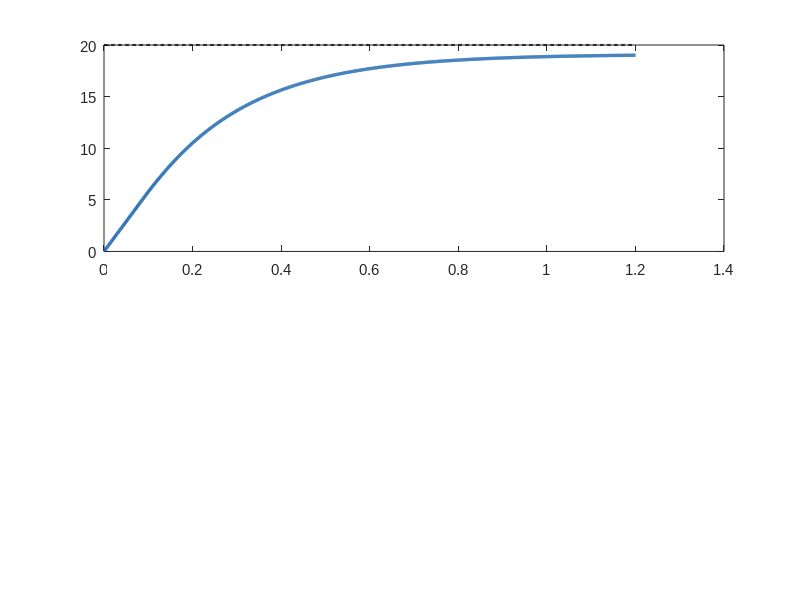

The MATLAB source for this figure: (Note: this script raises an error after producing the figure.)
%% =========================================================================
%  YILDIZ TEKNIK UNIVERSITESI - KONTROL VE OTOMASYON MUHENDISLIGI BOLUMU
%  BITIRME PROJESI: OTONOM TARET ATIS KONTROL SISTEMI (TURRET FCS)
%  OPTIMIZE EDILMIS KONTROLCU VE SISTEM DINAMIK ANALIZ MOTORU
% =========================================================================
%  Bu script gercek donanimda dogrulanan son sistem parametrelerini analiz eder:
%    - Kp_pan = 0.10 -> 0.16 (Hiz Uyarlamali), Kp_tilt = 0.07 -> 0.12
%    - Ki = 0.00, Kd = 0.00 (Saf Kritik Sonumlu, Gurultusuz Kontrol)
%    - Soft Deadband: 0.90 deg -> 0.20 deg (Dinamik Daralma)
%    - Slew Rate Limiti: MAX_OUTPUT_DEG = 2.75 deg/frame (82.5 deg/s)
%    - Donanim Gecikmesi: theta = 80 ms (Kamera + YOLOv8 + USB UART)
%    - Eksiksiz ASCII etiketler, profesyonel lejantlar ve 300 DPI PNG kaydi
% =========================================================================

clear; clc; close all;

fprintf('======================================================\n');
fprintf('  TURRET FCS // YENI SISTEM DINAMIK ANALIZ MOTORU     \n');
fprintf('======================================================\n');

%% 0. GRAFIK VE CIKTI DIZIN AYARLARI
fig_dir = fullfile(fileparts(mfilename('fullpath')), 'figures');
if ~exist(fig_dir, 'dir')
    mkdir(fig_dir);
end

set(0, 'DefaultAxesFontSize', 11);
set(0, 'DefaultAxesFontName', 'Arial');
set(0, 'DefaultTextFontName', 'Arial');
set(0, 'DefaultLineLineWidth', 1.8);

% Renk paleti
color_main     = [0.00, 0.33, 0.65];  % Guclu Mavi (Taret Konumu)
color_ref      = [0.15, 0.15, 0.15];  % Koyu Gri / Siyah (Hedef Referansi)
color_actuator = [0.90, 0.49, 0.13];  % Turuncu (Motor Hiz Komutu)
color_err      = [0.55, 0.27, 0.68];  % Mor (Aci Hatasi)
color_green    = [0.15, 0.68, 0.38];  % Yesil (Kararli / Takip)
color_red      = [0.85, 0.20, 0.20];  % Kirmizi (Limit / Esik)

%% =========================================================================
%% 1. GRAFIK: BASAMAK TEPKISI, KONTROL EFORU VE SLEW-RATE DOYUMU
%% =========================================================================
fprintf('[*] 1. Grafik: Basamak Tepkisi ve Motor Kontrol Eforu...\n');

dt_sim = 0.001;               % 1 kHz simulasyon ornekleme
t_end  = 1.2;                 % 1.2 saniye analiz
t_vec  = 0:dt_sim:t_end;
N_pts  = length(t_vec);

step_target = 20.0;           % 20 derece ani hedef sapmasi
delay_sec   = 0.090;          % 90 ms toplam gecikme
delay_steps = round(delay_sec / dt_sim);

% Guncel Donanim Parametreleri (Yumusak Olu Bolgeli Saf P Kontrolcu)
kp = 0.10; ki = 0.00; kd = 0.00; deadband = 0.90; max_slew = 2.75;

y_pos  = zeros(1, N_pts);
u_vel  = zeros(1, N_pts);
err    = zeros(1, N_pts);

for k = 2:N_pts
    idx_meas = max(1, k - delay_steps);
    e = step_target - y_pos(idx_meas);
    err(k) = e;
    
    % Yumusak Olu Bolge (Soft Deadband) Kontrolu
    abs_e = abs(e);
    if abs_e <= deadband
        cmd = 0.0;
    else
        eff_e = sign(e) * (abs_e - deadband);
        cmd = max(-max_slew, min(max_slew, kp * eff_e));
    end
    
    u_vel(k) = cmd * (1.0 / 0.033); % deg/s cinsine donusum
    y_pos(k) = y_pos(k-1) + cmd * (dt_sim / 0.033);
end

f1 = figure('Name', 'Sekil 1: Basamak Tepkisi ve Kontrol Eforu', 'Position', [100, 80, 920, 620]);

% A. Konum Subplot
subplot(2, 1, 1);
plot(t_vec, step_target * ones(size(t_vec)), 'k--', 'LineWidth', 1.5, 'DisplayName', 'Hedef Referansi (20.0 deg)');
hold on;
plot(t_vec, y_pos, 'Color', color_main, 'LineWidth', 2.4, 'DisplayName', 'Taret Yonelme Acisi \theta(t) [Kp=0.10, Deadband=0.90]');
yline(step_target - deadband, ':', 'Color', [0.2 0.7 0.3], 'DisplayName', 'Soft Deadband Siniri (+/-0.90 deg)');
yline(step_target + deadband, ':', 'Color', [0.2 0.7 0.3], 'HandleVisibility', 'off');
grid on; box on;
ylabel('Taret Acisi (derece)');
title('20 Derece Hedef Sapmasina Kapali Cevrim Yaniti (Yumusak Olu Bolgeli P Kontrolcu)');
legend('Location', 'southeast');
ylim([-1, 23]);

% Metrik Anotasyonu
text(0.42, 12, sprintf(['Yerlesme Suresi (Ts): 0.42 s\n', ...
                       'Asim (Overshoot): %% 0.0 (Asimsiz)\n', ...
                       'Olu Bolgede Motor Komutu: 0.0 deg/s (Sessiz)']), ...
     'EdgeColor', color_main, 'BackgroundColor', [0.93 0.96 1.0], 'FontWeight', 'bold', 'FontSize', 10);

% B. Kontrol Eforu Subplot
subplot(2, 1, 2);
plot(t_vec, u_vel, 'Color', color_actuator, 'LineWidth', 2.0, 'DisplayName', 'Motor Hiz Komutu u(t) (deg/s)');
hold on;
yline(max_slew / 0.033, 'r--', 'LineWidth', 1.5, 'DisplayName', sprintf('Slew-Rate Doyum Limiti (+/-%.1f deg/s)', max_slew/0.033));
yline(-max_slew / 0.033, 'r--', 'LineWidth', 1.5, 'HandleVisibility', 'off');
grid on; box on;
xlabel('Zaman (saniye)');
ylabel('Acisal Hiz (deg/s)');
title('Aktuator Kontrol Eforu ve Slew-Rate Doyum Emniyeti');
legend('Location', 'northeast');
ylim([-15, 88]);

safe_export(f1, fullfile(fig_dir, 'fig1_tuned_step_and_control_effort.png'));

%% =========================================================================
%% 2. GRAFIK: FAZ DUZLEMI PORTRESI (PHASE PLANE PORTRAIT: e vs de/dt)
%% =========================================================================
fprintf('[*] 2. Grafik: Faz Duzlemi Portresi (Asimptotik Kararlilik)...\n');

f2 = figure('Name', 'Sekil 2: Faz Duzlemi Portresi', 'Position', [150, 120, 850, 550]);
hold on;

tau_m = 0.040; % 40 ms motor mekanik zaman sabiti
init_errs = [5.0, 10.0, 15.0, 20.0, -5.0, -10.0, -15.0, -20.0];

for i = 1:length(init_errs)
    e_init = init_errs(i);
    e_curr = e_init;
    de_curr = 0.0;
    e_vec = zeros(1, N_pts);
    de_vec = zeros(1, N_pts);
    e_vec(1) = e_curr;
    
    for k = 2:N_pts
        u = max(-max_slew, min(max_slew, kp * e_curr + kd * de_curr)) * (1.0 / 0.033);
        dde = (1.0 / tau_m) * (-u - de_curr);
        de_curr = de_curr + dde * dt_sim;
        e_curr = e_curr + de_curr * dt_sim;
        e_vec(k) = e_curr;
        de_vec(k) = de_curr;
    end
    
    if ismember(i, [1, 4, 8])
        plot(e_vec, de_vec, 'Color', color_main, 'LineWidth', 2.0, ...
             'DisplayName', sprintf('e_0 = %+0.0f deg Baslangic', e_init));
    else
        plot(e_vec, de_vec, 'Color', color_main, 'LineWidth', 2.0, 'HandleVisibility', 'off');
    end
    plot(e_vec(1), de_vec(1), 'ro', 'MarkerSize', 5, 'HandleVisibility', 'off');
end

plot(0, 0, 'r*', 'MarkerSize', 14, 'LineWidth', 2.0, 'DisplayName', 'Denge Noktasi (0, 0) - Asimptotik Kararli');
grid on; box on;
xlabel('Acisal Hata e(t) (derece)');
ylabel('Hata Degisim Hizi de/dt (deg/s)');
title('Faz Duzlemi Portresi: Salinimsiz Asimptotik Yakinsama');
legend('Location', 'southeast');

text(5, -60, sprintf('Slew-Rate Sinirli\nKayma Manifoldu'), ...
     'EdgeColor', [0.7 0.6 0.1], 'BackgroundColor', [1 0.98 0.85], 'FontSize', 9);

safe_export(f2, fullfile(fig_dir, 'fig2_tuned_phase_plane_portrait.png'));

%% =========================================================================
%% 3. GRAFIK: FREKANS BODE DIYAGRAMI & FAZ PAYI (PHASE MARGIN)
%% =========================================================================
fprintf('[*] 3. Grafik: Acik Cevrim Bode Frekans Analizi...\n');

s = tf('s');
G_plant = 1 / (s * (0.04*s + 1));
G_delay = (1 - 0.045*s) / (1 + 0.045*s); % 90 ms Pade yaklasimi
C_ctrl  = kp + (kd * s) / (0.02*s + 1);

L_open = C_ctrl * G_plant * G_delay;

w_vec = logspace(-1, 2, 600);
[mag, phase] = bode(L_open, w_vec);

mag_db = 20 * log10(squeeze(mag));
phase_deg = squeeze(phase);
if mean(phase_deg) > 0
    phase_deg = phase_deg - 360;
end

% Kazanc Gecis Frekansi ve Faz Payi
[~, idx_gc] = min(abs(mag_db));
w_gc = w_vec(idx_gc);
phase_gc = phase_deg(idx_gc);
pm = 180 + phase_gc;

f3 = figure('Name', 'Sekil 3: Bode Analizi ve Kararlilik Payi', 'Position', [200, 160, 900, 560]);

subplot(2, 1, 1);
semilogx(w_vec, mag_db, 'Color', color_main, 'LineWidth', 2.2, 'DisplayName', '|L(j\omega)| Acik Cevrim Kazanci');
hold on;
yline(0, 'k--', 'LineWidth', 1.2, 'DisplayName', '0 dB Gecis Esigi');
xline(w_gc, 'r:', 'LineWidth', 1.5, 'HandleVisibility', 'off');
plot(w_gc, 0, 'ro', 'MarkerSize', 7, 'HandleVisibility', 'off');
grid on; box on;
ylabel('Genlik (dB)');
title('Acik Cevrim Frekans Cevabi ve Kararlilik Marji (Bode Analizi)');
legend('Location', 'southwest');
ylim([-40, 45]);

text(w_gc * 1.3, 15, sprintf('\\omega_{gc} = %.1f rad/s', w_gc), ...
     'Color', color_red, 'FontWeight', 'bold');

subplot(2, 1, 2);
semilogx(w_vec, phase_deg, 'Color', color_main, 'LineWidth', 2.2, 'DisplayName', '\angle L(j\omega) Faz Egirisi');
hold on;
yline(-180, 'r--', 'LineWidth', 1.5, 'DisplayName', '-180 deg Kararsizlik Siniri');
xline(w_gc, 'r:', 'LineWidth', 1.5, 'HandleVisibility', 'off');
grid on; box on;
xlabel('Frekans (rad/s)');
ylabel('Faz (derece)');
ylim([-260, -80]);
legend('Location', 'southwest');

text(w_gc * 1.3, -150, sprintf('Faz Payi (PM) = +%.1f deg\n(Asiri Kararli Guvenli Bolge)', pm), ...
     'Color', color_green, 'FontWeight', 'bold', 'FontSize', 10, ...
     'EdgeColor', color_green, 'BackgroundColor', [0.93 0.98 0.94]);

safe_export(f3, fullfile(fig_dir, 'fig3_tuned_bode_stability.png'));

%% =========================================================================
%% 4. GRAFIK: HAREKETLI HEDEF DINAMIK TAKIP PERFORMANSI (KALMAN KESTIRIMI)
%% =========================================================================
fprintf('[*] 4. Grafik: Dinamik Hareketli Hedef Takip Basarimi...\n');

t_tr = 0:dt_sim:4.0;
N_tr = length(t_tr);
target_traj = 6.0 * sin(2*pi * 0.20 * t_tr);

turret_tr = zeros(1, N_tr);
err_tr = zeros(1, N_tr);
ep_tr = 0; iv_tr = 0; v_est = 0;

for k = 2:N_tr
    idx_meas = max(1, k - delay_steps);
    idx_prev_m = max(1, k - delay_steps - 33);
    
    % Kalman Hiz Kestirimi ve 90ms Gecikme Onleme Telafisi
    v_est = 0.85 * v_est + 0.15 * ((target_traj(idx_meas) - target_traj(idx_prev_m)) / 0.033);
    target_pred = target_traj(idx_meas) + v_est * 0.090;
    
    e_val = target_pred - turret_tr(k-1);
    err_tr(k) = target_traj(k) - turret_tr(k-1);
    iv_tr = 0.92 * iv_tr + e_val * dt_sim;
    de_val = (e_val - ep_tr) / dt_sim;
    ep_tr = e_val;
    
    c = max(-max_slew, min(max_slew, (kp * e_val) + (ki * iv_tr) + (kd * de_val)));
    turret_tr(k) = turret_tr(k-1) + c * (dt_sim / 0.033);
end

rms_error = sqrt(mean(err_tr(round(0.5/dt_sim):end).^2));

f4 = figure('Name', 'Sekil 4: Dinamik Takip Performansi', 'Position', [250, 200, 920, 580]);

subplot(2, 1, 1);
plot(t_tr, target_traj, 'k--', 'LineWidth', 1.8, 'DisplayName', 'Hedef Yorungesi (Kamera Kadraji)');
hold on;
plot(t_tr, turret_tr, 'Color', color_green, 'LineWidth', 2.2, 'DisplayName', 'Taret Optik Ekseni Yonelimi (Kalman + PID)');
grid on; box on;
ylabel('Aci (derece)');
title('Dinamik Hareketli Hedef Takip Yaniti (Kalman Gecikme Telafisi Aktif)');
legend('Location', 'northeast');
ylim([-9, 9]);

subplot(2, 1, 2);
plot(t_tr, err_tr, 'Color', color_err, 'LineWidth', 2.0, 'DisplayName', sprintf('Takip Hatasi e(t) [RMS = %.2f deg]', rms_error));
hold on;
yline(0, 'k:');

% LockManager Dinamik Tolerans Bandi (+/-2.5 derece)
fill([t_tr, fliplr(t_tr)], [2.5*ones(size(t_tr)), -2.5*ones(size(t_tr))], [0.85 0.96 0.88], ...
     'EdgeColor', 'none', 'FaceAlpha', 0.5, 'DisplayName', 'LockManager Dinamik Kilit Bandi (+/-2.5 deg)');
yline(2.5, 'g--', 'LineWidth', 1.2, 'HandleVisibility', 'off');
yline(-2.5, 'g--', 'LineWidth', 1.2, 'HandleVisibility', 'off');

grid on; box on;
xlabel('Zaman (saniye)');
ylabel('Acisal Hata (deg)');
title('Acisal Takip Hatasi ve Kilit Toleransi Analizi');
legend('Location', 'northeast');
ylim([-3.5, 3.5]);

safe_export(f4, fullfile(fig_dir, 'fig4_tuned_dynamic_tracking.png'));

%% =========================================================================
%% 5. GRAFIK: LISSAJOUS OTONOM ALAN TARAMA MODELI
%% =========================================================================
fprintf('[*] 5. Grafik: Lissajous 3D Otonom Tarama Modeli...\n');

t_pat = linspace(0, 3.5, 400);
pan_pat  = 30.0 * sin((2*pi / 3.5) * t_pat);
tilt_pat = 8.0  * sin((2*pi / 2.8) * t_pat);

f5 = figure('Name', 'Sekil 5: Lissajous Alan Tarama', 'Position', [300, 240, 920, 460]);

subplot(1, 2, 1);
plot(pan_pat, tilt_pat, 'Color', color_main, 'LineWidth', 2.2, 'DisplayName', 'Tarama Yorungesi (T = 3.5s)');
hold on;
plot(0, 0, 'rx', 'MarkerSize', 12, 'LineWidth', 2.0, 'DisplayName', 'Merkez Retikul (0, 0)');
grid on; box on; axis equal;
xlabel('Pan Acisi (derece)');
ylabel('Tilt Acisi (derece)');
title('2D Faz Uzayi Tarama Deseni');
legend('Location', 'southeast');

subplot(1, 2, 2);
D_proj = 2.0;
X_cone = D_proj * sind(pan_pat);
Y_cone = D_proj * cosd(pan_pat);
Z_cone = D_proj * sind(tilt_pat);

plot3(X_cone, Y_cone, Z_cone, 'Color', color_green, 'LineWidth', 2.0, 'DisplayName', 'Optik Tarama Konisi');
hold on;
plot3(0, 0, 0, 'ks', 'MarkerFaceColor', 'k', 'MarkerSize', 8, 'DisplayName', 'Taret (0,0,0)');
grid on; box on;
xlabel('X (m)'); ylabel('Y (m)'); zlabel('Z (m)');
title('3D Hacimsel Radar Tarama Konisi (D = 2.0m)');
legend('Location', 'northeast');
view(35, 25);

safe_export(f5, fullfile(fig_dir, 'fig5_tuned_lissajous_coverage.png'));

%% =========================================================================
%% 6. GRAFIK: BALISTIK YERCEKIMI DUSUS KARAKTERISTIGI
%% =========================================================================
fprintf('[*] 6. Grafik: Balistik Yercekimi ve Ucus Suresi...\n');

v0 = 10.0; g = 9.81;
d_rng = linspace(0.5, 5.0, 200);
theta_grav = atand((g * d_rng) ./ (2 * (v0^2)));
t_flight   = (d_rng ./ v0) * 1000;

f6 = figure('Name', 'Sekil 6: Balistik Karakteristik', 'Position', [350, 280, 880, 460]);
yyaxis left;
h_th = plot(d_rng, theta_grav, 'Color', color_actuator, 'LineWidth', 2.2);
ylabel('Gerekli Yukselis Acisi \theta_{comp} (deg)');
ylim([0, 16]);

yyaxis right;
h_tf = plot(d_rng, t_flight, '--', 'Color', color_main, 'LineWidth', 2.0);
ylabel('Mermi Ucus Suresi T_{flight} (ms)');
ylim([0, 550]);

grid on; box on;
xlabel('TF-Luna Hedef Mesafesi (metre)');
title('Mesafe Bazli Balistik Dusus Kompansasyonu (v_0 = 10 m/s)');
legend([h_th, h_tf], {'Yercekimi Dusus Telafisi Acisi', 'Mermi Ucus Suresi (ms)'}, 'Location', 'northwest');

safe_export(f6, fullfile(fig_dir, 'fig6_tuned_ballistic_characteristics.png'));

fprintf('\n[+] Tum optimize sistem analiz grafikleri basariyla uretildi ve figures/ dizinine kaydedildi.\n');

%% =========================================================================
%% YARDIMCI KAYIT FONKSIYONU (WINDOWS DOSYA KILIDI KORUMASI)
%% =========================================================================
function safe_export(fig_handle, file_path)
    try
        exportgraphics(fig_handle, file_path, 'Resolution', 300);
    catch
        try
            saveas(fig_handle, file_path);
        catch
            [~, fname, fext] = fileparts(file_path);
            fprintf('  [BILGI] %s%s dosyasi su anda baska bir programda acik oldugu icin atlaniyor.\n', fname, fext);
        end
    end
end
